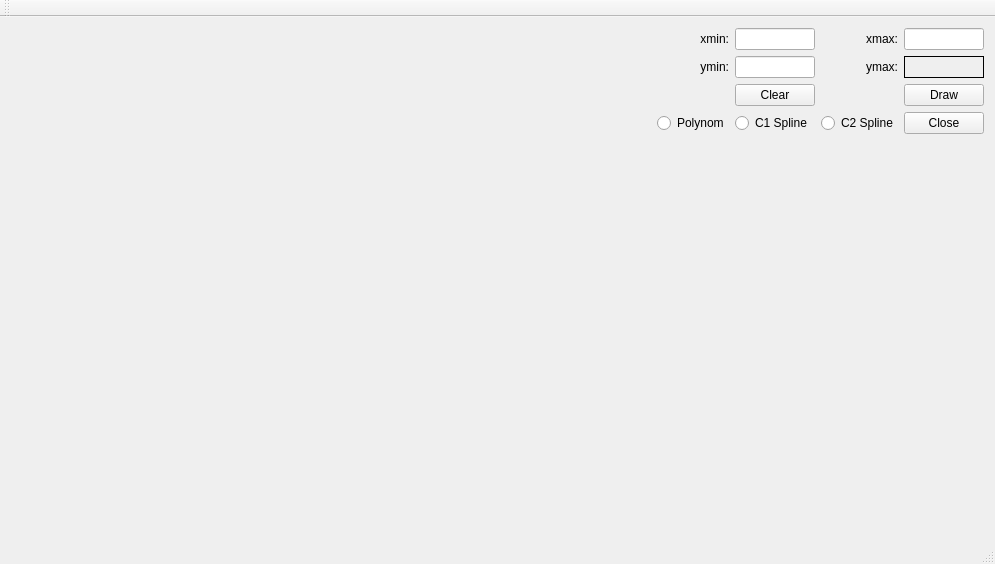
<?xml version="1.0" encoding="UTF-8"?>
<ui version="4.0">
 <class>MainWindow</class>
 <widget class="QMainWindow" name="MainWindow">
  <property name="geometry">
   <rect>
    <x>0</x>
    <y>0</y>
    <width>928</width>
    <height>564</height>
   </rect>
  </property>
  <property name="windowTitle">
   <string>Plot Function</string>
  </property>
  <widget class="QWidget" name="centralWidget">
   <layout class="QGridLayout" name="gridLayout">
    <item row="0" column="0">
     <widget class="DrawArea" name="drawArea" native="true">
      <property name="sizePolicy">
       <sizepolicy hsizetype="Expanding" vsizetype="Expanding">
        <horstretch>0</horstretch>
        <verstretch>0</verstretch>
       </sizepolicy>
      </property>
      <property name="minimumSize">
       <size>
        <width>640</width>
        <height>480</height>
       </size>
      </property>
      <property name="baseSize">
       <size>
        <width>800</width>
        <height>600</height>
       </size>
      </property>
     </widget>
    </item>
    <item row="0" column="1">
     <layout class="QGridLayout" name="vertLayout">
      <property name="sizeConstraint">
       <enum>QLayout::SetMaximumSize</enum>
      </property>
      <item row="4" column="0">
       <widget class="QRadioButton" name="radioPolynom">
        <property name="text">
         <string>Polynom</string>
        </property>
       </widget>
      </item>
      <item row="2" column="1">
       <widget class="QPushButton" name="clearButton">
        <property name="text">
         <string>Clear</string>
        </property>
       </widget>
      </item>
      <item row="1" column="2">
       <widget class="QLabel" name="ymaxLabel">
        <property name="text">
         <string>ymax:</string>
        </property>
        <property name="alignment">
         <set>Qt::AlignRight|Qt::AlignTrailing|Qt::AlignVCenter</set>
        </property>
       </widget>
      </item>
      <item row="2" column="3">
       <widget class="QPushButton" name="drawButton">
        <property name="text">
         <string>Draw</string>
        </property>
       </widget>
      </item>
      <item row="5" column="0">
       <widget class="QLabel" name="dummyLabel">
        <property name="sizePolicy">
         <sizepolicy hsizetype="Preferred" vsizetype="Expanding">
          <horstretch>0</horstretch>
          <verstretch>0</verstretch>
         </sizepolicy>
        </property>
        <property name="text">
         <string/>
        </property>
       </widget>
      </item>
      <item row="0" column="1">
       <widget class="QLineEdit" name="xmin">
        <property name="sizePolicy">
         <sizepolicy hsizetype="Preferred" vsizetype="Fixed">
          <horstretch>0</horstretch>
          <verstretch>0</verstretch>
         </sizepolicy>
        </property>
        <property name="minimumSize">
         <size>
          <width>80</width>
          <height>0</height>
         </size>
        </property>
        <property name="maximumSize">
         <size>
          <width>100</width>
          <height>16777215</height>
         </size>
        </property>
       </widget>
      </item>
      <item row="1" column="0">
       <widget class="QLabel" name="yminLabel">
        <property name="text">
         <string>ymin:</string>
        </property>
        <property name="alignment">
         <set>Qt::AlignRight|Qt::AlignTrailing|Qt::AlignVCenter</set>
        </property>
       </widget>
      </item>
      <item row="1" column="1">
       <widget class="QLineEdit" name="ymin">
        <property name="sizePolicy">
         <sizepolicy hsizetype="Preferred" vsizetype="Fixed">
          <horstretch>0</horstretch>
          <verstretch>0</verstretch>
         </sizepolicy>
        </property>
        <property name="minimumSize">
         <size>
          <width>80</width>
          <height>0</height>
         </size>
        </property>
        <property name="maximumSize">
         <size>
          <width>100</width>
          <height>16777215</height>
         </size>
        </property>
       </widget>
      </item>
      <item row="0" column="3">
       <widget class="QLineEdit" name="xmax">
        <property name="sizePolicy">
         <sizepolicy hsizetype="Preferred" vsizetype="Fixed">
          <horstretch>0</horstretch>
          <verstretch>0</verstretch>
         </sizepolicy>
        </property>
        <property name="minimumSize">
         <size>
          <width>80</width>
          <height>0</height>
         </size>
        </property>
        <property name="maximumSize">
         <size>
          <width>100</width>
          <height>16777215</height>
         </size>
        </property>
       </widget>
      </item>
      <item row="1" column="3">
       <widget class="QLabel" name="ymax">
        <property name="minimumSize">
         <size>
          <width>80</width>
          <height>0</height>
         </size>
        </property>
        <property name="maximumSize">
         <size>
          <width>100</width>
          <height>16777215</height>
         </size>
        </property>
        <property name="frameShape">
         <enum>QFrame::Panel</enum>
        </property>
        <property name="text">
         <string/>
        </property>
       </widget>
      </item>
      <item row="0" column="2">
       <widget class="QLabel" name="xmaxLabel">
        <property name="text">
         <string>xmax:</string>
        </property>
        <property name="alignment">
         <set>Qt::AlignRight|Qt::AlignTrailing|Qt::AlignVCenter</set>
        </property>
       </widget>
      </item>
      <item row="0" column="0">
       <widget class="QLabel" name="xminLabel">
        <property name="text">
         <string>xmin:</string>
        </property>
        <property name="alignment">
         <set>Qt::AlignRight|Qt::AlignTrailing|Qt::AlignVCenter</set>
        </property>
       </widget>
      </item>
      <item row="4" column="3">
       <widget class="QPushButton" name="closeButton">
        <property name="text">
         <string>Close</string>
        </property>
       </widget>
      </item>
      <item row="4" column="1">
       <widget class="QRadioButton" name="radioC1Spline">
        <property name="text">
         <string>C1 Spline</string>
        </property>
       </widget>
      </item>
      <item row="4" column="2">
       <widget class="QRadioButton" name="radioC2Spline">
        <property name="text">
         <string>C2 Spline</string>
        </property>
       </widget>
      </item>
     </layout>
    </item>
   </layout>
  </widget>
  <widget class="QMenuBar" name="menuBar">
   <property name="geometry">
    <rect>
     <x>0</x>
     <y>0</y>
     <width>928</width>
     <height>27</height>
    </rect>
   </property>
  </widget>
  <widget class="QToolBar" name="mainToolBar">
   <attribute name="toolBarArea">
    <enum>TopToolBarArea</enum>
   </attribute>
   <attribute name="toolBarBreak">
    <bool>false</bool>
   </attribute>
  </widget>
  <widget class="QStatusBar" name="statusBar"/>
 </widget>
 <layoutdefault spacing="6" margin="11"/>
 <customwidgets>
  <customwidget>
   <class>DrawArea</class>
   <extends>QWidget</extends>
   <header location="global">drawarea.h</header>
   <container>1</container>
  </customwidget>
 </customwidgets>
 <resources/>
 <connections/>
</ui>
